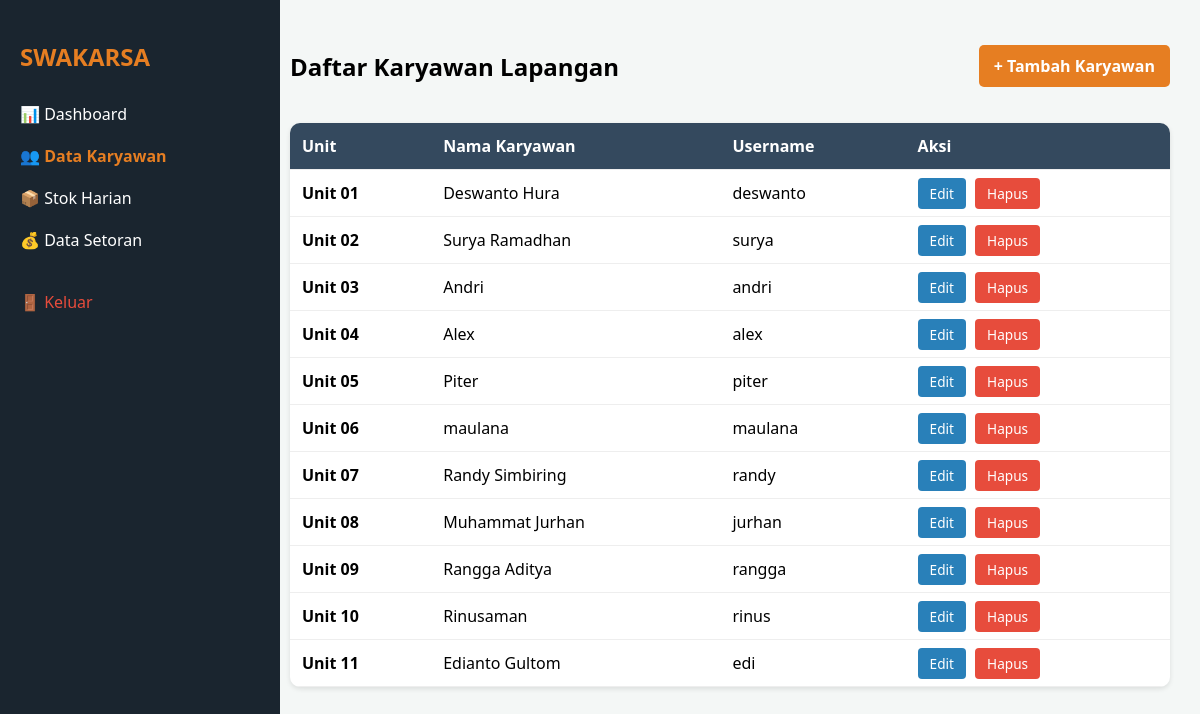
Screenshot of /data_karyawan.php (signed in) with the database file from the repository.
### tables this page shows
CREATE TABLE `karyawan` (
  `id_karyawan` int(11) NOT NULL,
  `nama_karyawan` varchar(100) NOT NULL,
  `no_sepeda` varchar(10) NOT NULL,
  `username` varchar(50) DEFAULT NULL,
  `password` varchar(255) DEFAULT NULL,
  `role` enum('admin','karyawan') DEFAULT 'karyawan',
  `status_aktif` tinyint(1) DEFAULT 1
);

### data_karyawan.php (the view, shortened to what this page needs)
<?php
include 'koneksi.php';
$query = mysqli_query($koneksi, "SELECT * FROM karyawan ORDER BY no_sepeda ASC");
?>
<!DOCTYPE html>
<html lang="id">
<head>
</head>
<body>
<div class="sidebar">
    <h2 style="color:#e67e22">SWAKARSA</h2>
    <nav>
        <a href="dashboard_admin.php">📊 <span>Dashboard</span></a>
        <a href="data_karyawan.php" style="font-weight:bold; color:#e67e22;">👥 <span>Data Karyawan</span></a>
        <a href="stok_awal.php">📦 <span>Stok Harian</span></a>
        <a href="data_setoran.php">💰 <span>Data Setoran</span></a>
        <a href="logout.php" style="color:#e74c3c; margin-top:20px;">🚪 <span>Keluar</span></a>
    </nav>
</div>
<div class="main-content">
    <div class="header">
        <h2>Daftar Karyawan Lapangan</h2>
        <a href="tambah_karyawan.php" class="btn-tambah">+ Tambah Karyawan</a>
    </div>
    <table>
        <thead>
            <tr>
                <th>Unit</th>
                <th>Nama Karyawan</th>
                <th>Username</th>
                <th>Aksi</th>
            </tr>
        </thead>
        <tbody>
            <?php while($row = mysqli_fetch_assoc($query)) { ?>
            <tr>
                <td><strong>Unit <?php echo $row['no_sepeda']; ?></strong></td>
                <td><?php echo $row['nama_karyawan']; ?></td>
                <td>
                    <?php
                        if(isset($row['username'])) {
                            echo $row['username'];
                        } elseif(isset($row['user'])) {
                            echo $row['user'];
                        } else {
                            echo "<span style='color:red;'>Kolom Tidak Ada</span>";
                        }
                    ?>
                </td>
                <td>
                    <a href="edit_karyawan.php?id=<?php echo $row['id_karyawan']; ?>" class="btn-aksi edit">Edit</a>
                    <a href="hapus_karyawan.php?id=<?php echo $row['id_karyawan']; ?>" class="btn-aksi hapus" onclick="return confirm('Hapus karyawan ini?')">Hapus</a>
                </td>
            </tr>
            <?php } ?>
        </tbody>
    </table>
</div>
</body>
</html>

### data_karyawan.php (style rules this page uses)
body { font-family: 'Segoe UI', sans-serif; background: #f4f7f6; margin: 0; display: flex; }
.sidebar { width: 240px; height: 100vh; background: #1a252f; color: white; padding: 20px; position: fixed; }
.sidebar a { color:white; text-decoration:none; display:block; padding:10px 0; transition: 0.3s; }
.main-content { margin-left: 260px; padding: 30px; width: calc(100% - 260px); }
.header { display: flex; justify-content: space-between; align-items: center; margin-bottom: 20px; }
.btn-tambah { background: #e67e22; color: white; padding: 10px 15px; text-decoration: none; border-radius: 5px; font-weight: bold; }
table { width: 100%; border-collapse: collapse; background: white; border-radius: 10px; overflow: hidden; box-shadow: 0 2px 5px rgba(0,0,0,0.1); }
th, td { padding: 12px; text-align: left; border-bottom: 1px solid #eee; }
th { background: #34495e; color: white; }
.btn-aksi { padding: 6px 12px; border-radius: 4px; text-decoration: none; font-size: 0.85em; color: white; margin-right: 5px; }
.edit { background: #2980b9; }
.hapus { background: #e74c3c; }

### rows the page displays
karyawan: no_sepeda "01", nama_karyawan "Deswanto Hura", username "deswanto"
karyawan: no_sepeda "02", nama_karyawan "Surya Ramadhan", username "surya"
karyawan: no_sepeda "03", nama_karyawan "Andri", username "andri"
karyawan: no_sepeda "04", nama_karyawan "Alex", username "alex"
karyawan: no_sepeda "05", nama_karyawan "Piter", username "piter"
karyawan: no_sepeda "06", nama_karyawan "maulana", username "maulana"
karyawan: no_sepeda "07", nama_karyawan "Randy Simbiring", username "randy"
karyawan: no_sepeda "08", nama_karyawan "Muhammat Jurhan", username "jurhan"
karyawan: no_sepeda "09", nama_karyawan "Rangga Aditya", username "rangga"
karyawan: no_sepeda "10", nama_karyawan "Rinusaman", username "rinus"
karyawan: no_sepeda "11", nama_karyawan "Edianto Gultom", username "edi"
